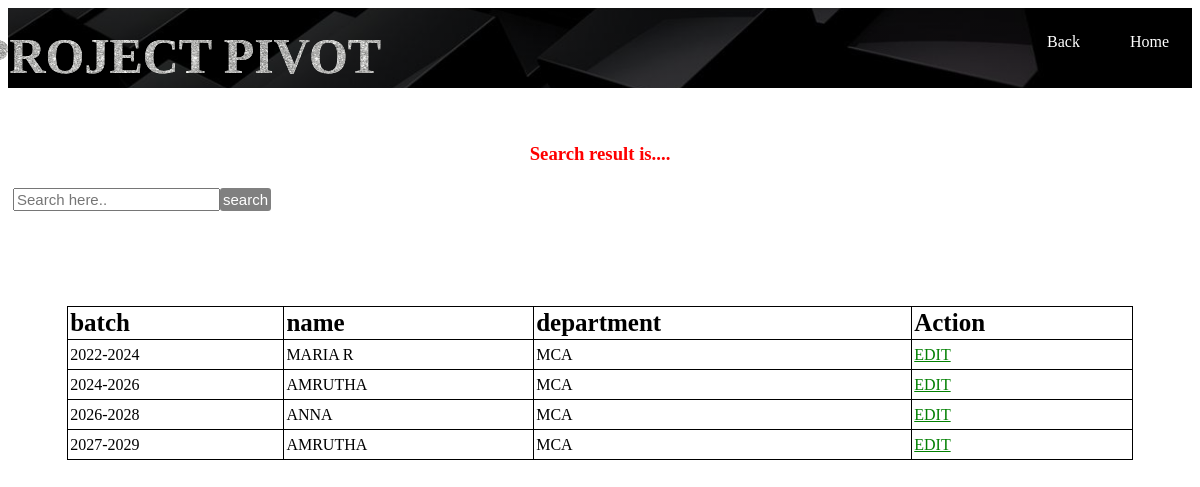
/advsearch.php, run on an earlier commit of the app's database.
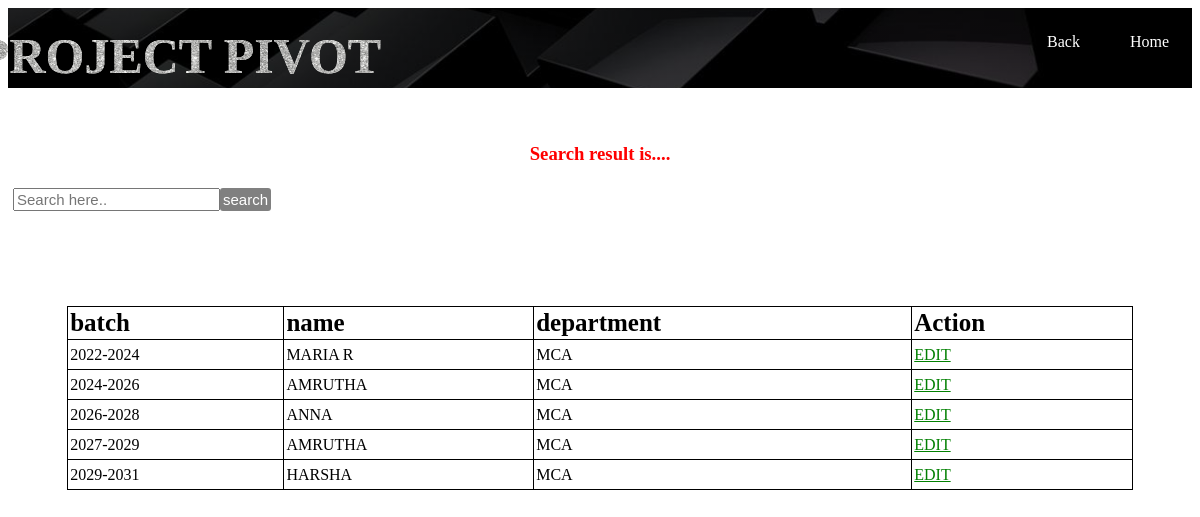
And on a later commit of the database.
### tables this page shows
CREATE TABLE `advisor` (
  `id` int(11) NOT NULL,
  `batch` varchar(30) NOT NULL,
  `dept` varchar(20) NOT NULL,
  `name` varchar(30) NOT NULL,
  `sid` varchar(30) NOT NULL,
  `uid` varchar(30) NOT NULL
);

### advsearch.php (the view)
<html>
<head>
<link rel="stylesheet" type="text/css" href="maincss.css">
<link rel="stylesheet" type="text/css" href="view.css">
<link rel="stylesheet" type="text/css" href="search.css"></head>
<body>
<header>
            <div class="main">
    <ul>
      <li><a href="advview.php">Back</a></li>
<li><a href="adminhome.php">Home</a></li>
</ul></div>
        <div class="title">
            <h3>PROJECT PIVOT </h3></div></header>
        <div class="title">
            <h3>PROJECT PIVOT </h3></div></header><br><br>
<font face="Bahnschrift Condensed">
  <h3><center><font color="red">Search result is....</center></font></h3>
<form method="POST" action="">
  <div class="input-group"><table ><tr align="left" >
  <input type="text" name="srch" placeholder="Search here.."class="btns">
    <input type="submit" name="search" value="search" class="btn" ></tr></table></div>
</form></body></html>
<?php
$connect = mysqli_connect("localhost", "root", "", "project");
$output = '';
if(isset($_POST["search"]))
{
 $search = mysqli_real_escape_string($connect, $_POST["srch"]);
 $query = "
  SELECT * FROM advisor
  WHERE batch LIKE '%".$search."%'
  OR name LIKE '%".$search."%'
  OR dept LIKE '%".$search."%'
 ";
}
else
{
 $query = "
  SELECT * FROM advisor ORDER BY batch
 ";
}
$result = mysqli_query($connect, $query);
if(mysqli_num_rows($result) > 0)
{
 $output .= '
  <div class="table-responsive">
   <table class="table table bordered">
    <tr>
     <th>batch</th>
     <th>name</th>
     <th>department</th>
     <th>Action</th>
    </tr>
 ';
 while($row = mysqli_fetch_array($result))
 {
  $output .= '
   <tr>
    <td>'.$row["batch"].'</td>
    <td>'.$row["name"].'</td>
    <td>'.$row["dept"].'</td>
    <td>
<a class="del_btn" name="edit" href="advedit.php">EDIT</a></td>
   </tr>
  ';
 }
 echo $output;
}
else
{
  echo'<script>alert("Data not found!!!!")</script>';
}
?>

### maincss.css (style rules this page uses)
header { background-image:linear-gradient(rgba(0,0,0,0.4),rgba(0,0,0,0.4)),url(black.jpg); height: 10vh; background-size: cover; background-position: center; }
ul { float:right; list-style-type: none; margin-top: 25px; }
ul li { display: inline-block; }
ul li a { font-color :green; text-decoration: none; color: #fff; padding: 5px 20px; border:3px solid transparent; transition: 0.6s ease; }
.title { position: absolute; top:7%; left:15%; float:center; transform: translate(-50%,-50%); }
.title h3 { color: #fff; font-size: 50px; }
.title h3 { font-size:50px; font-family: Bahnschrift Condensed;,serif; text-align:center; color:rgba(225,225,225,.1); background-image: url(download.jpg); background-repeat: repeat-x; -webkit-background-clip:text; animation: animate 15s linear infinite; float: center; }

### view.css (style rules this page uses)
table { width: 90%; margin: 30px auto; border-collapse: collapse; text-align: left; }
th { font-size: 25px; }
th,td { border: 1px solid #000; height: 30px; padding:2px; }
.del_btn { color:green; }

### search.css (style rules this page uses)
.input-group { margin: 10px 0px 10px 0px; font-size: 50px; padding: 5px; border-spacing: 5px; }
.btn { padding: 3px; font-size: 15px; color: white; background:grey ; border:none; border-radius: 3px; }
.btns { font-size: 15px; }

What changed in the data, as far as the page shows it:
added advisor: batch "2029-2031", name "HARSHA", dept "MCA"
